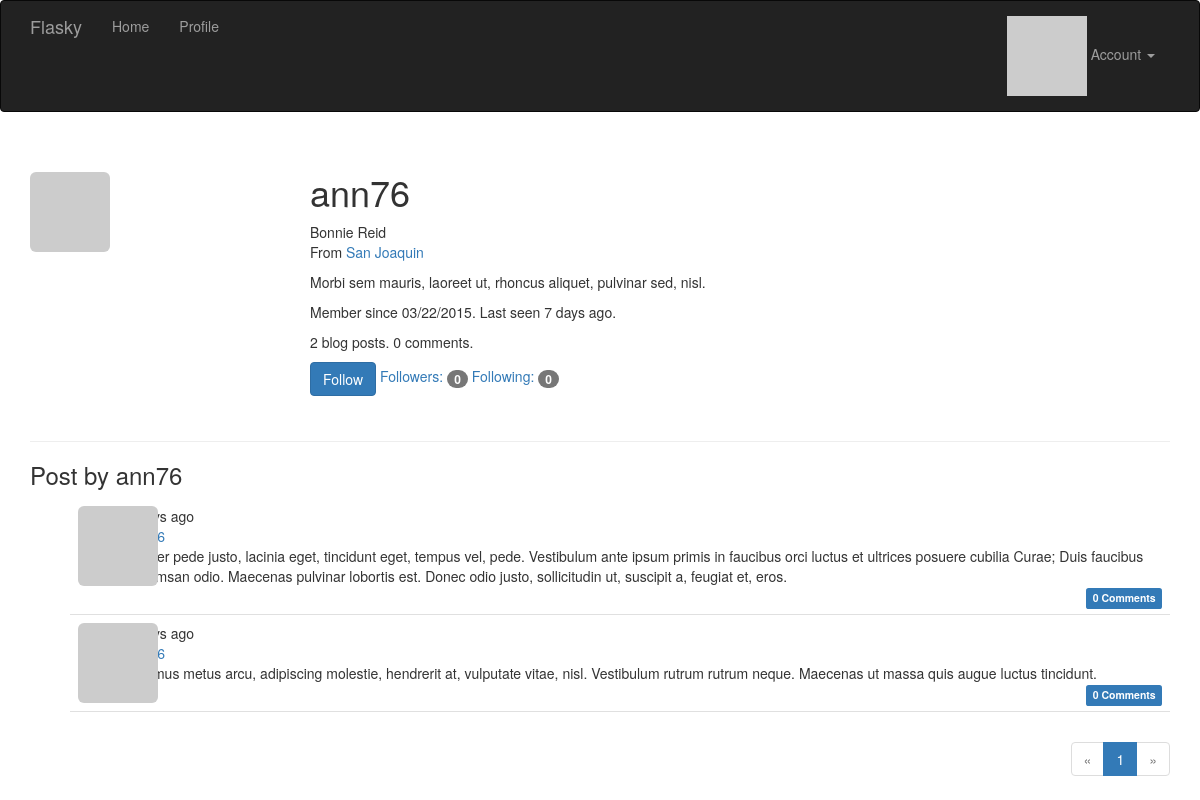
Screenshot of /user/ann76 (signed in) with the database file from the repository.
### app/models.py (models this page shows, shortened)
class User(UserMixin, db.Model):
	__tablename__ = 'users'
	id = db.Column(db.Integer, primary_key=True)
	email = db.Column(db.String(64), unique=True, index=True)
	username = db.Column(db.String(64), unique=True, index=True)
	role_id = db.Column(db.Integer, db.ForeignKey('roles.id'))
	password_hash = db.Column(db.String(128))
	confirmed = db.Column(db.Boolean, default=False)
	name = db.Column(db.String(64))
	location = db.Column(db.String(64))
	about_me = db.Column(db.Text())
	member_since = db.Column(db.DateTime(), default=datetime.utcnow)
	last_seen = db.Column(db.DateTime(), default=datetime.utcnow)
	avatar_hash = db.Column(db.String(32))
	posts = db.relationship('Post', backref='author', lazy='dynamic')
	followed = db.relationship('Follow',
								foreign_keys=[Follow.follower_id],
								backref=db.backref('follower', lazy='joined'),
								lazy='dynamic',
								cascade='all, delete-orphan')
	followers = db.relationship('Follow',
								foreign_keys=[Follow.followed_id],
								backref=db.backref('followed', lazy='joined'),
								lazy='dynamic',
								cascade='all, delete-orphan')
	comments = db.relationship('Comment', backref='author', lazy='dynamic')
	@property
	def password(self):
		raise AttributeError('password is not readable attribute!')
	def can(self, permissions):
		return self.role is not None and (self.role.permissions & permissions) == permissions
	def is_administrator(self):
		return self.can(Permission.ADMINISTER)
	def ping(self):
		self.last_seen = datetime.utcnow()
		db.session.add(self)
	def gravatar(self, size=100, default='identicon', rating='g'):
		if request.is_secure:
			url = 'http://secure.gravatar.com/avatar'
		else:
			url = 'http://www.gravatar.com/avatar'
		hash = self.avatar_hash or hashlib.md5(self.email.encode('utf-8')).hexdigest()
		return '{url}/{hash}?s={size}&d={default}&r={rating}'.format(
			url=url, hash=hash, size=size, default=default, rating=rating)
	def is_following(self, user):
		return self.followed.filter_by(
			followed_id=user.id).first() is not None

class Post(db.Model):
	__tablename__ = 'posts'
	id = db.Column(db.Integer, primary_key=True)
	body = db.Column(db.Text)
	body_html = db.Column(db.Text)
	timestamp = db.Column(db.DateTime, index=True, default=datetime.utcnow)
	author_id = db.Column(db.Integer, db.ForeignKey('users.id'))
	comments = db.relationship('Comment', backref='post', lazy='dynamic')

### app/main/views.py (the view)
@main.route('/user/<username>')
def user(username):
	user = User.query.filter_by(username=username).first_or_404()
	page = request.args.get('page', 1, type=int)
	pagination = user.posts.order_by(Post.timestamp.desc()).paginate(
			page, per_page=current_app.config['FLASKY_POSTS_PER_PAGE'],
			error_out=False)
	posts = pagination.items
	return render_template('user.html', user=user, posts=posts,
						pagination=pagination)

### app/auth/views.py (called while the page is built)
@auth.before_app_request
def before_request():
	if current_user.is_authenticated():
	 	current_user.ping()
	 	if not current_user.confirmed \
				and request.endpoint[:5] != 'auth.'\
				and request.endpoint != 'static':
			return redirect(url_for('auth.unconfirmed'))

### app/main/__init__.py (called while the page is built)
@main.app_context_processor
def inject_permissions():
	return dict(Permission=Permission)

### app/models.py (called while the page is built)
@login_manager.user_loader
def load_user(user_id):
	return User.query.get(int(user_id))

### app/templates/user.html (shortened to what this page needs)
{% extends "base.html" %}
{% import "_macros.html" as macros %}
{% block page_content %}
<div class="page-header">
	<img class="img-rounded profile-thumbnail" src="{{ user.gravatar(size=256) }}">
	<div class="profile-header">
		<h1>{{ user.username }}</h1>
		{% if user.name or user.location %}
	<p>
		{% if user.name %}{{ user.name }}<br>{% endif %}
		{% if user.location %}
			From <a href="http:maps.google.com/?q={{ user.location }}">{{ user.location }}</a><br>
		{% endif %}
	</p>
		{% endif %}
		{% if user.about_me %}<p>{{ user.about_me }}</p>{% endif %}
		<p>Member since {{ moment(user.member_since).format('L') }}. Last seen {{moment(user.last_seen).fromNow() }}.</p>
		<p>
			{{ user.posts.count() }} blog posts. {{ user.comments.count() }} comments.
		</p>
		<p>
			{% if current_user.can(Permission.FOLLOW) and user != current_user %}
				{% if not current_user.is_following(user) %}
				<a href="{{ url_for('.follow', username=user.username) }}" class="btn btn-primary">Follow</a>
				{% else %}
				<a href="{{ url_for('.unfollow', username=user.username) }}" class="btn btn-default">Unfollow</a>
				{% endif %}
			{% endif %}
			<a href="{{ url_for('.followers', username=user.username) }}">Followers: <span class="badge">{{ user.followers.count()- 1 }}</span></a>
			<a href="{{ url_for('.followed_by', username=user.username) }}">Following: <span class="badge">{{user.followed.count() - 1 }}</span></a>
		</p>
	</div>
</div>
<h3>Post by {{ user.username }}</h3>
{% include '_posts.html' %}
{% if pagination %}
<div class="pagination">
	{{ macros.pagination_widget(pagination, '.user', username=user.username) }}
</div>
{% endif %}
{% endblock %}

### app/templates/base.html (shortened to what this page needs)
{% extends "bootstrap/base.html" %}
{% block head %}
{{ super() }}
<link rel="stylesheet" type="text/css" href="{{ url_for('static', filename='styles.css') }}">
{% endblock %}
{% block navbar %}
<div class="navbar navbar-inverse" role="navigation">
	<div class="container">
		<div class="navbar-header">
			<a class="navbar-brand" href="{{ url_for('main.index') }}">Flasky</a>
		</div>
		<div class="navbar-collapse collapse">
			<ul class="nav navbar-nav">
				<li><a href="{{ url_for('main.index') }}">Home</a></li>
				{% if current_user.is_authenticated() %}
				<li><a href="{{ url_for('main.user', username=current_user.username) }}">Profile</a></li>
				{% endif %}
			</ul>
			<ul class="nav navbar-nav navbar-right">
				{% if current_user.is_authenticated() %}
				<li class="dropdown">
					<a href="#" class="dropdown-toggle" data-toggle="dropdown">
						<img src="{{ current_user.gravatar(size=18) }}">
						Account <b class="caret"></b>
					</a>
				</li>
				{% else %}
				<li>
					<a href="{{ url_for('auth.login') }}">Log In</a>
				</li>
				{% endif %}
			</ul>
		</div>
	</div>
</div>
{% endblock %}
{% block content %}
<div class="container">
	{% block page_content %}{% endblock %}
</div>
{% endblock %}

### app/templates/_macros.html
{% macro pagination_widget(pagination, endpoint, fragment='') %}
<ul class="pagination">
	<li {% if not pagination.has_prev %} class="disabled"{% endif %}>
		<a href="{% if pagination.has_prev %}{{ url_for(endpoint, page=pagination.prev_num, **kwargs) }}{{ fragment }}{% else %}#{% endif %}">&laquo;</a>
	</li>
	{% for p in pagination.iter_pages() %}
		{% if p %}
			{% if p == pagination.page %}
			<li class="active">
				<a href="{{ url_for(endpoint, page = p, **kwargs) }}{{ fragment }}">{{ p }}</a>
			</li>
			{% else %}
			<li>
				<a href="{{ url_for(endpoint, page = p, **kwargs) }}{{ fragment }}">{{ p }}</a>
			</li>
			{% endif %}
		{% else %}
		<li class="disabled"><a href="#">&hellip;</a></li>
		{% endif %}
	{% endfor %}
	<li {% if not pagination.has_next %} class="disabled"{% endif %}>
		<a href="{% if pagination.has_next %}{{ url_for(endpoint, page=pagination.next_num, **kwargs) }}{{ fragment }}{% else %}#{% endif %}">&raquo;</a>
	</li>
</ul>
{% endmacro %}

### app/templates/_posts.html (shortened to what this page needs)
<ul class="posts">
	{% for post in posts %}
	<li class="post">
		<div class="post-thumbnail">
			<a href="{{ url_for('.user', username=post.author.username) }}">
				<img class="img-rounded profile-thumbnail" src="{{ post.author.gravatar(size=40) }}">
			</a>
		</div>
		<div class="post-content">
			<div class="post-date">{{ moment(post.timestamp).fromNow() }}</div>
			<div class="post-author"><a href="{{ url_for('.user', username=post.author.username) }}">{{ post.author.username }}</a></div>
			<div class="post-body">{{ post.body }}</div>
			<div class="post-footer">
				<a href="{{ url_for('.post', id=post.id) }}">
					<span class="label label-dafault">Permalink</span>
				</a>
				<a href="{{ url_for('.post', id=post.id) }}#comments">
					<span class="label label-primary">{{ post.comments.count() }} Comments</span>
				</a>
			</div>
		</div>
	</li>
	{% endfor %}
</ul>

### app/static/styles.css (style rules this page uses)
.profile-thumbnail { position:absolute; }
.profile-header { min-height: 260px; margin-left: 280px; }
ul.posts { list-style-type: none; padding: : 0px; margin-top: 1px solid #e0e0e0; }
ul.posts li.post { padding: 8px; border-bottom: 1px solid #e0e0e0; }
div.post-author { font-weight: body; }
div.post-thumbnail { position: absolute; }
div.post-content { margin-left: 48px; min-height: 48px; }
div.post-footer { text-align: right; }
div.pagination { width: 100%; text-align: right; padding: 0px; margin: 0px; }

### rows the page displays
User: username "ann76", name "Bonnie Reid", location "San Joaquin", about_me "Morbi sem mauris, laoreet ut, rhoncus aliquet, pulvinar sed, nisl.", member_since "03/22/2015", last_seen "7 days ago"
Post: timestamp "8 days ago", body "Integer pede justo, lacinia eget, tincidunt eget, tempus vel, pede. Vestibulum ante ipsum primis in faucibus orci luctus et ultrices posuere cubilia Curae; Duis faucibus accumsan odio. Maecenas pulvinar lobortis est. Donec odio justo, sollicitudin ut, suscipit a, feugiat et, eros.", comments.count "0"
Post: timestamp "9 days ago", body "Vivamus metus arcu, adipiscing molestie, hendrerit at, vulputate vitae, nisl. Vestibulum rutrum rutrum neque. Maecenas ut massa quis augue luctus tincidunt.", comments.count "0"

### other values shown
{{ user.posts.count() }} "2"
{{ user.comments.count() }} "0"
{{ user.followers.count()- 1 }} "0"
{{ user.followed.count() - 1 }} "0"
{{ p }} "1"
